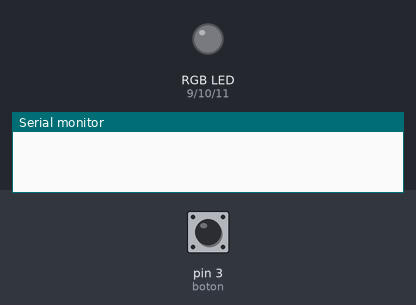
The sketch below on a simulated Arduino Uno, built with avr-gcc and run on an emulated ATmega328P. On the bench: an RGB LED mixed from three pins (HIGH = lit), the last lines printed to the serial monitor. The inputs (shaded band) are chosen by the test bench; at power-on: pin 3 (boton) HIGH. Dim RGB values are drawn brighter than linear.

Above: at 1.2 s.
1.3 s: pin 3 (boton) pulled LOW for 0.15 s
At 2.98 s:
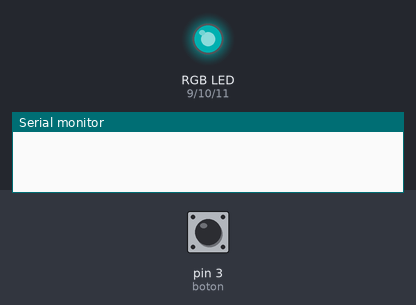
4.3 s: pin 3 (boton) pulled LOW for 3.2 s
At 4.48 s:
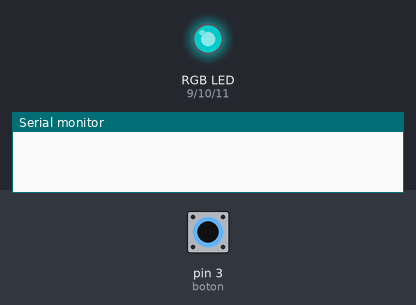
9.0 s: pin 3 (boton) pulled LOW for 1 s
At 14.1 s:
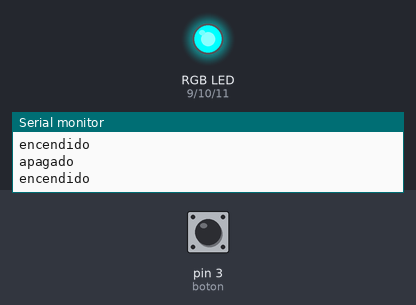
Timing chart, 0 to 15.6 s (numbered marks = the images above; inputs shaded):
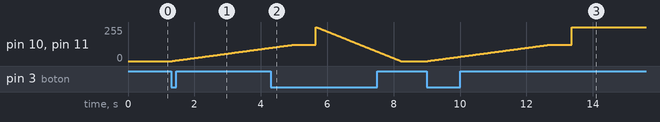

The sketch:

luces_degradadas_rgb.ino
```cpp
int boton = 3;

int redPin = 9;
int greenPin = 10;
int bluePin = 11;


void setup() {
  Serial.begin(9600);
  pinMode(boton, INPUT);
  pinMode(redPin, OUTPUT);
  pinMode(greenPin, OUTPUT);
  pinMode(bluePin, OUTPUT);
}

void loop() {
  bool estado_pulsador = digitalRead(boton);
  if(estado_pulsador == false){
    if(digitalRead(greenPin) == false){
      for (int brillo = 0; brillo <= 122; brillo++) {
        setColor(0, brillo, brillo); // es esta combinación porque queremos el color aqua
        delay(30);
      }
      for(int brillo = 123; brillo <= 255; brillo++) {
        setColor(0, brillo, brillo);
        delay(5);
      }
  //    delay(250);
      Serial.println("encendido");
    }
    else{
      for (int brillo = 255; brillo >= 0; brillo--) {
        setColor(0, brillo, brillo); // es esta combinación porque queremos el color aqua
        delay(10);
      }
  //    delay(250);
      Serial.println("apagado");
    }
  }
}


void setColor(int red, int green,int blue){
  analogWrite(redPin, red);
  analogWrite(greenPin, green);
  analogWrite(bluePin, blue);
}
```

Measured:
- after the input at 1.3 s, pin 10 (greenPin), pin 11 (bluePin): moves from 0/255 to 99/255 over 2.9 s, starting at once
- after the input at 9.0 s, pin 10 (greenPin), pin 11 (bluePin): moves from 0/255 to 255/255 over 4.3 s, starting at once
